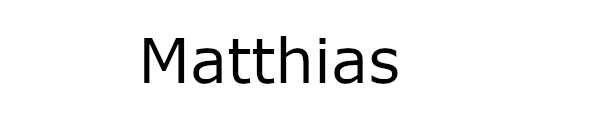
#> input picture img/name.png, 600 x 120 px
$ python scramble.py
#> lines starting #> are read from the running program, lines starting #| are printed output that depends on the picture
from PIL import Image
import numpy as np
import random

password = '123456'

img = Image.open('./img/name.png')
#> img is the input picture: PIL image 600x120 RGB; min 0, max 255, mean 242.2
data = np.array(img)

y_size = img.size[1]
#> y_size = 120
x_size = img.size[0]
#> x_size = 600

# Flatten the pixel matrix into an array.
# Without this, only the pixel rows would
# be shuffled
i_flat = np.full((y_size * x_size), 0, dtype=int)
for y in range(y_size):
    for x in range(x_size):
        i_flat[y*x_size + x] = data[y][x][0]

random.seed(password)
random.shuffle(i_flat)

# Rebuild the pixel matrix.
out = np.full((y_size, x_size, 3), (0, 0, 0), dtype=np.uint8)
for y in range(y_size):
    for x in range(x_size):
        out[y][x] = i_flat[y*x_size + x]
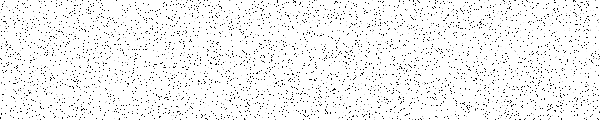
#> out: shape (120, 600, 3); min 0, max 255, mean 242.2

Image.fromarray(out).save('scrambled.png')

$ run again, with img/img.png copied over img/name.png
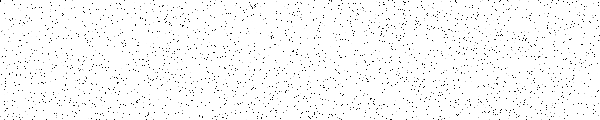
#> input picture img/img.png, 600 x 120 px
#> img is the input picture: PIL image 600x120 RGB; min 0, max 255, mean 248.4
#> after the loop `for y in range(y_size):`:
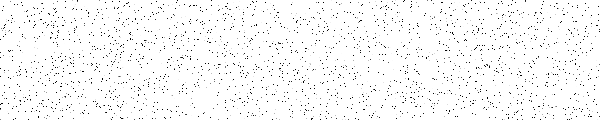
#> out: shape (120, 600, 3); min 0, max 255, mean 248.4
